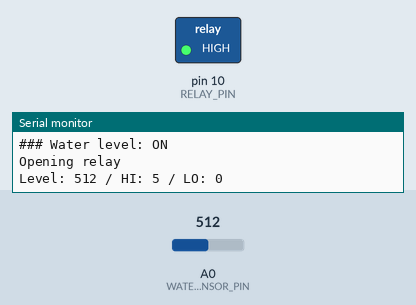
The sketch below on a simulated Arduino Uno, built with avr-gcc and run on an emulated ATmega328P. Shown: switched loads named in the sketch (green lamp = pin HIGH), the last lines printed to the serial monitor. Inputs (shaded band) come from the test bench; at power-on: A0 (WATER_SENSOR_PIN) = 512.

Above: at 3.5 s.
3.6 s: A0 (WATER_SENSOR_PIN) set to 196
7.0 s: A0 (WATER_SENSOR_PIN) set to 174
At 9.5 s:
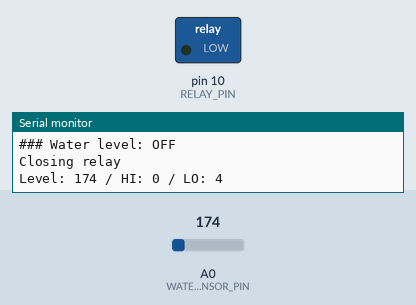
10.0 s: A0 (WATER_SENSOR_PIN) set to 195
At 13.2 s:
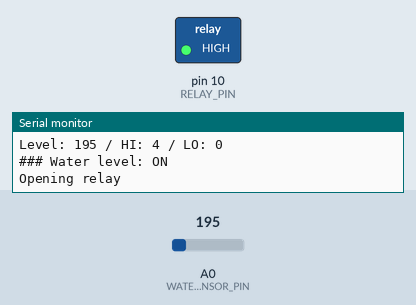
13.4 s: A0 (WATER_SENSOR_PIN) set to 175
At 15.8 s:
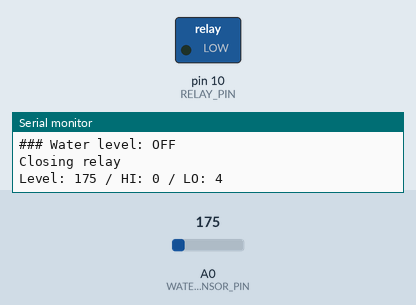
Timing chart, 0 to 17.3 s (numbered marks = the images above; inputs shaded):
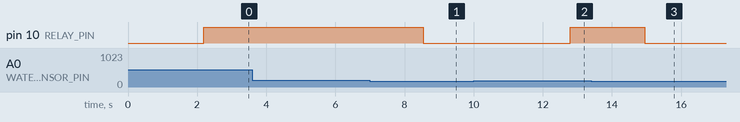

The sketch:

water-level-lock.ino
```cpp
const byte WATER_SENSOR_PIN = A0;
const byte RELAY_PIN = 10;
const int LEVEL_THRESHOLD = 185;
const unsigned long LOOP_DELAY_MS = 700;
const unsigned int MIN_SEQ_HI = 4;
const unsigned int MIN_SEQ_LO = 3;

char printBuffer[128];
bool isLevelOverThreshold = false;
unsigned int sequenceReadsHi = 0;
unsigned int sequenceReadsLo = 0;

int readWaterLevelSensor() {
  return analogRead(WATER_SENSOR_PIN);
}

int detectWaterLevelSignalEdge() {
  int level = readWaterLevelSensor();

  if (level > LEVEL_THRESHOLD) {
    sequenceReadsHi += 1;
    sequenceReadsLo = 0;
  } else if (level <= LEVEL_THRESHOLD) {
    sequenceReadsLo += 1;
    sequenceReadsHi = 0;
  }

  sprintf(printBuffer, "Level: %d / HI: %d / LO: %d\n", level, sequenceReadsHi, sequenceReadsLo);
  Serial.print(printBuffer);

  if (level > LEVEL_THRESHOLD &&
      isLevelOverThreshold == false &&
      sequenceReadsHi >= MIN_SEQ_HI) {
    Serial.println("### Water level: ON");
    Serial.flush();
    isLevelOverThreshold = true;
    return 1;
  } else if (level <= LEVEL_THRESHOLD &&
             isLevelOverThreshold == true &&
             sequenceReadsLo >= MIN_SEQ_LO) {
    Serial.println("### Water level: OFF");
    Serial.flush();
    isLevelOverThreshold = false;
    return -1;
  }

  return 0;
}

void lockRelay() {
  digitalWrite(RELAY_PIN, LOW);
}

void openRelay() {
  digitalWrite(RELAY_PIN, HIGH);
}

void initRelay() {
  pinMode(RELAY_PIN, OUTPUT);
  lockRelay();
}

void setup() {
  Serial.begin(9600);

  initRelay();

  Serial.println(">>> Starting water level program");
  Serial.flush();
}

void loop() {
  int edge = detectWaterLevelSignalEdge();

  if (edge == 1) {
    Serial.println(F("Opening relay"));
    openRelay();
  } else if (edge == -1) {
    Serial.println(F("Closing relay"));
    lockRelay();
  }

  delay(LOOP_DELAY_MS);
}
```

Measured:
- the behaviour switches between 186 and 185 on A0 (WATER_SENSOR_PIN) (found by bisection; images 0 and 1)
- after the input at 7.0 s, pin 10 (RELAY_PIN): HIGH → LOW after 1.5 s
- after the input at 10.0 s, pin 10 (RELAY_PIN): LOW → HIGH after 2.8 s
- after the input at 13.4 s, pin 10 (RELAY_PIN): HIGH → LOW after 1.5 s
